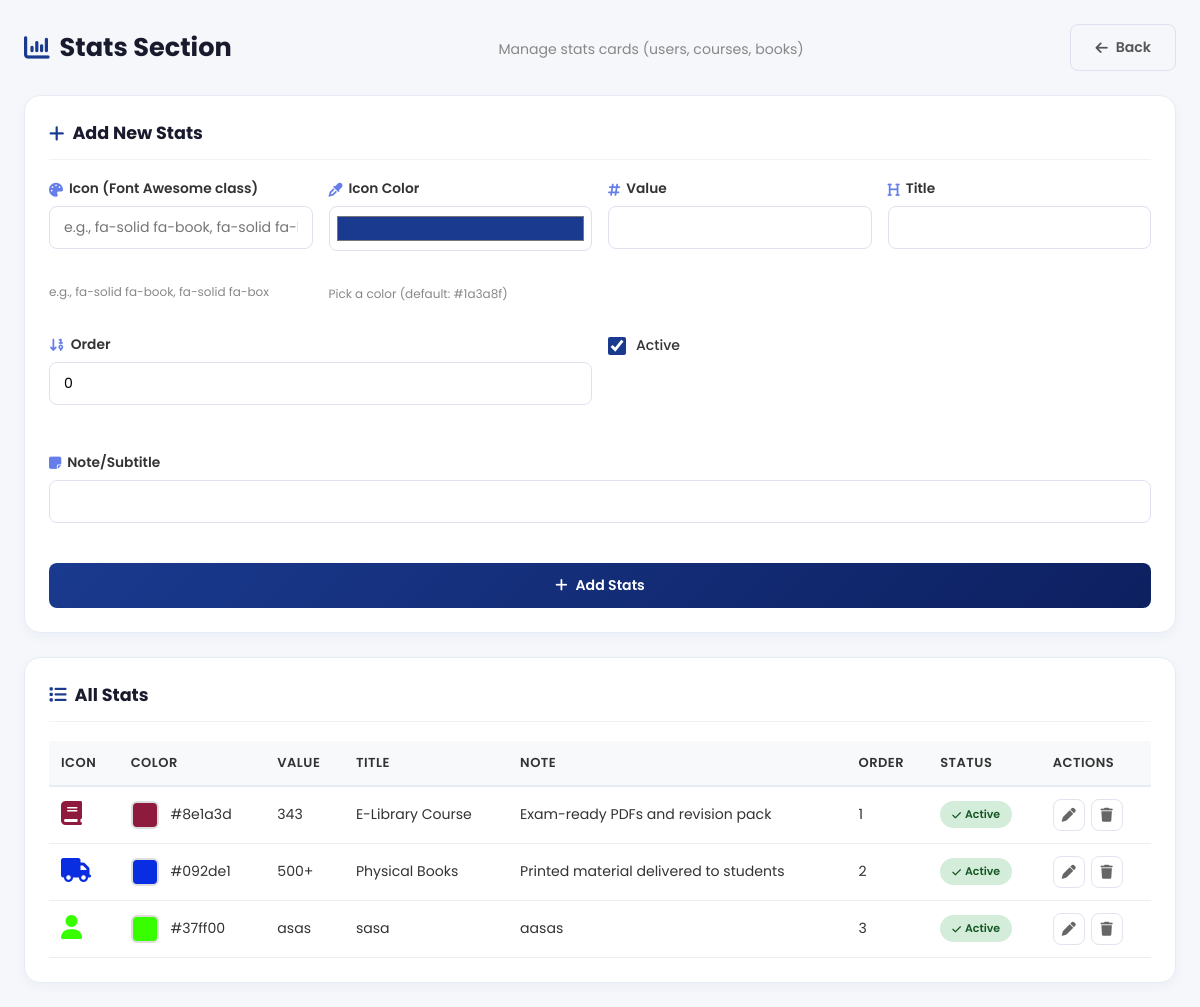
Before: /stats/ (signed in) with the older database file.
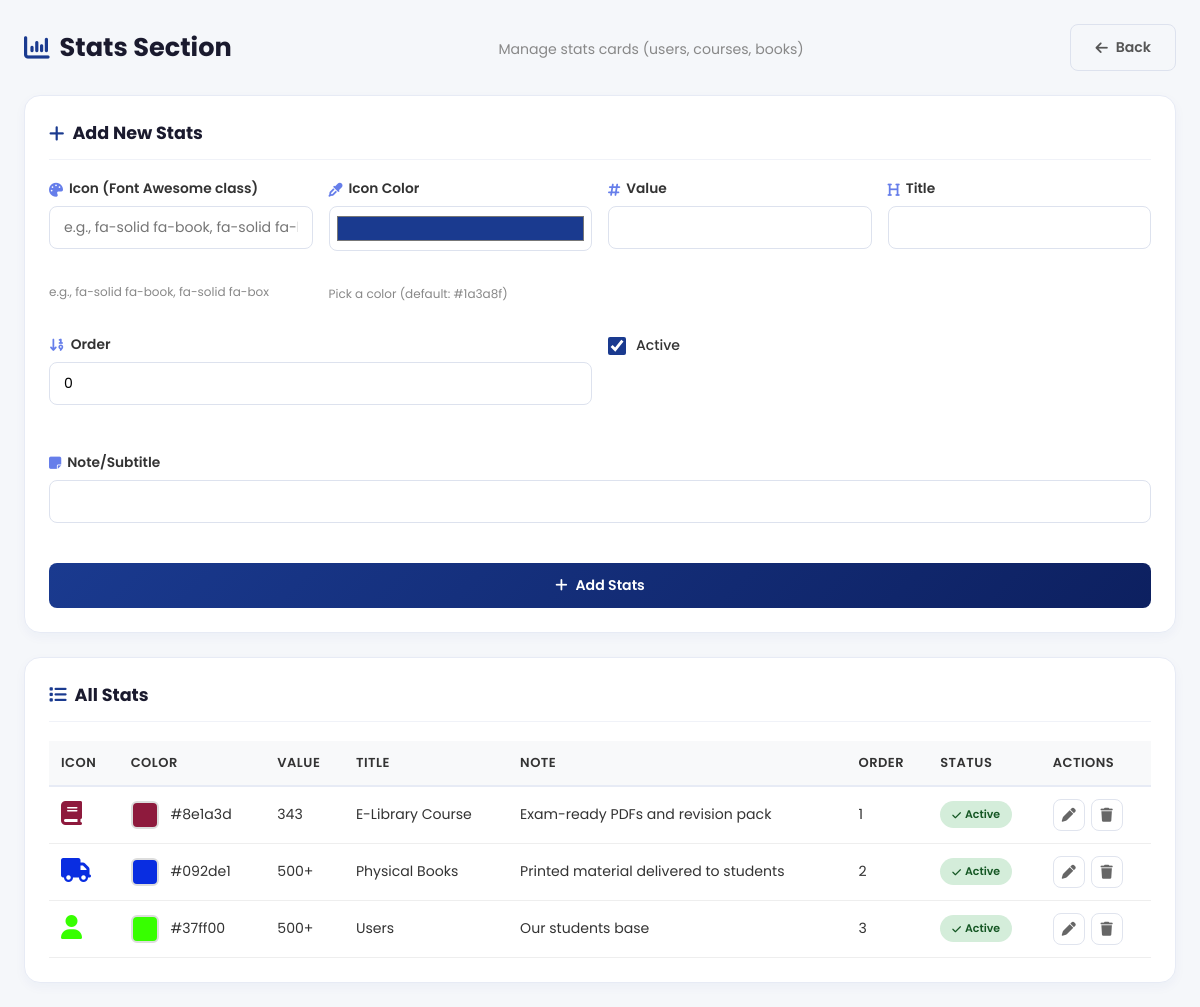
After: the same page with the newer database file.
### myapp/models.py (models this page shows, shortened)
class StatsSetting(models.Model):
    icon = models.CharField(max_length=50, verbose_name="Icon (Font Awesome class)")
    icon_color = models.CharField(
        max_length=20,
        default="#1a3a8f",
        verbose_name="Icon Color (hex code)"
    )
    value = models.CharField(max_length=50, verbose_name="Value (e.g., 343, 500+)")
    title = models.CharField(max_length=100, verbose_name="Title")
    note = models.CharField(max_length=200, blank=True, null=True, verbose_name="Note/Subtitle")
    display_order = models.PositiveIntegerField(default=0, verbose_name="Display Order")
    is_active = models.BooleanField(default=True, verbose_name="Is Active")
    class Meta:
        ordering = ['display_order', 'id']
        verbose_name = "Stats Setting"
        verbose_name_plural = "Stats Settings"

### myapp/views.py (the view)
# urls.py: path('stats/', views.stats_custom, name='stats_custom'),
@login_required
def stats_custom(request):
    stats = StatsSetting.objects.all()
    if request.method == 'POST':
        form = StatsSettingForm(request.POST)
        if form.is_valid():
            form.save()
            messages.success(request, "Stats item added successfully!")
            return redirect('stats_custom')
        else:
            messages.error(request, "Please correct the errors below.")
    else:
        form = StatsSettingForm()
    return render(request, 'stats.html', {'stats': stats, 'form': form})

### myapp/forms.py
class StatsSettingForm(forms.ModelForm):
    class Meta:
        model = StatsSetting
        fields = '__all__'
        widgets = {
            'icon': forms.TextInput(attrs={
                'class': 'form-input',
                'placeholder': 'e.g., fa-solid fa-book, fa-solid fa-box'
            }),
            'icon_color': forms.TextInput(attrs={
                'class': 'form-input',
                'type': 'color',
                'value': '#1a3a8f',
                'style': 'height: 45px; cursor: pointer;'
            }),
            'value': forms.TextInput(attrs={'class': 'form-input'}),
            'title': forms.TextInput(attrs={'class': 'form-input'}),
            'note': forms.TextInput(attrs={'class': 'form-input'}),
            'display_order': forms.NumberInput(attrs={'class': 'form-input', 'min': '0'}),
            'is_active': forms.CheckboxInput(attrs={'class': 'form-input'}),
        }

### myapp/context_processors.py (called while the page is built)
def site_settings(request):
    settings = NavbarSetting.objects.first()
    return {
        'site_settings': settings
    }

### myapp/templates/stats.html (shortened to what the changed rows need)
{% extends "admin_dashboard.html" %}
{% block content1 %}
<link rel="stylesheet" href="https://cdnjs.cloudflare.com/ajax/libs/font-awesome/6.5.1/css/all.min.css">
<div class="custom-page">
  <div class="custom-container">
    <div class="custom-header">
      <h1><i class="fa-solid fa-chart-column"></i> Stats Section</h1>
    </div>
    <div class="custom-card">
      <div class="card-header">
        <h2><i class="fa-solid fa-plus"></i> Add New Stats</h2>
      </div>
    </div>
    <div class="custom-card">
      <div class="card-header">
        <h2><i class="fa-solid fa-list"></i> All Stats</h2>
      </div>
      <div class="custom-table-wrap">
        <table class="data-table">
          <thead>
            <tr>
              <th>Icon</th>
              <th>Color</th>
              <th>Value</th>
              <th>Title</th>
              <th>Note</th>
              <th>Order</th>
              <th>Status</th>
              <th>Actions</th>
            </tr>
          </thead>
          <tbody>
            {% for stat in stats %}
            <tr>
              <td><i class="{{ stat.icon }} icon-display" style="color: {{ stat.icon_color }};"></i></td>
              <td><span class="color-preview" style="background-color: {{ stat.icon_color }};"></span> {{ stat.icon_color }}</td>
              <td>{{ stat.value }}</td>
              <td>{{ stat.title }}</td>
              <td>{{ stat.note|default:"—" }}</td>
              <td>{{ stat.display_order }}</td>
              <td>
                {% if stat.is_active %}
                  <span class="badge badge-success"><i class="fa-solid fa-check"></i> Active</span>
                {% else %}
                  <span class="badge badge-danger"><i class="fa-solid fa-xmark"></i> Inactive</span>
                {% endif %}
              </td>
              <td>
                <div class="action-btns">
                  <a href="{% url 'stats_edit' stat.pk %}" class="action-btn" title="Edit"><i class="fa-solid fa-pen"></i></a>
                  <a href="{% url 'stats_delete' stat.pk %}" class="action-btn btn-delete" title="Delete"><i class="fa-solid fa-trash"></i></a>
                </div>
              </td>
            </tr>
            {% empty %}
            <tr>
              <td colspan="8" class="custom-empty"><i class="fa-solid fa-inbox"></i> No stats found.</td>
            </tr>
            {% endfor %}
          </tbody>
        </table>
      </div>
    </div>
  </div>
</div>
{% endblock content1 %}

Changed rows visible on the page:
changed StatsSetting "#37ff00": value "asas" → "500+"; title "sasa" → "Users"; note "aasas" → "Our students base"
